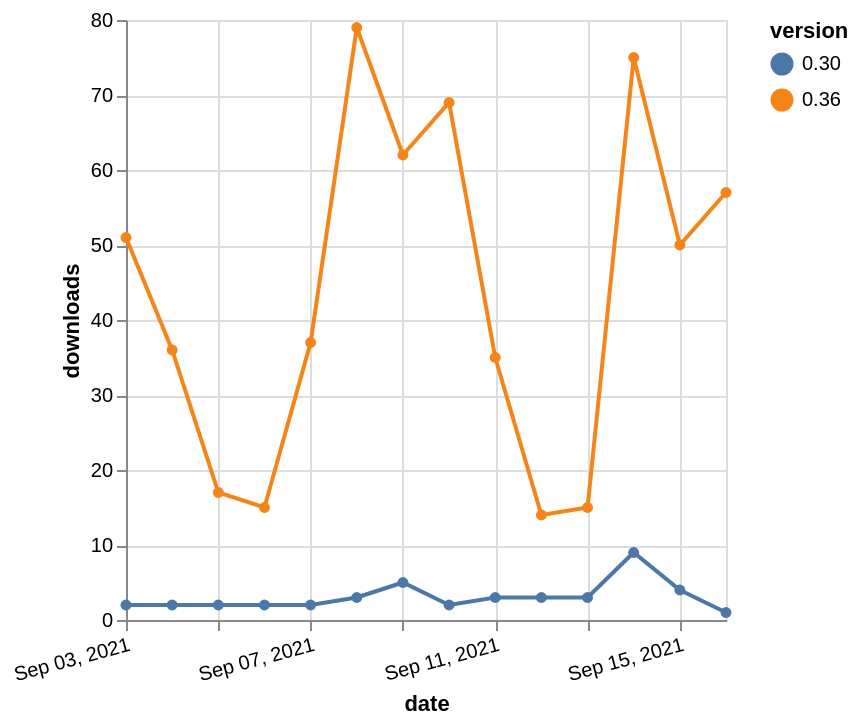

The specification (Vega-Lite) saved for this image:
### Vega-Lite specification from a JSON file in a GitHub repository (floating-point values rounded to 4 significant figures)
{"$schema": "https://vega.github.io/schema/vega-lite/v5.json", "description": "A simple bar chart with embedded data.", "data": {"values": [{"date": "2021-09-03", "total": 12252, "delta": 2, "version": "0.30"}, {"date": "2021-09-04", "total": 12254, "delta": 2, "version": "0.30"}, {"date": "2021-09-05", "total": 12256, "delta": 2, "version": "0.30"}, {"date": "2021-09-06", "total": 12258, "delta": 2, "version": "0.30"}, {"date": "2021-09-07", "total": 12260, "delta": 2, "version": "0.30"}, {"date": "2021-09-08", "total": 12263, "delta": 3, "version": "0.30"}, {"date": "2021-09-09", "total": 12268, "delta": 5, "version": "0.30"}, {"date": "2021-09-10", "total": 12270, "delta": 2, "version": "0.30"}, {"date": "2021-09-11", "total": 12273, "delta": 3, "version": "0.30"}, {"date": "2021-09-12", "total": 12276, "delta": 3, "version": "0.30"}, {"date": "2021-09-13", "total": 12279, "delta": 3, "version": "0.30"}, {"date": "2021-09-14", "total": 12288, "delta": 9, "version": "0.30"}, {"date": "2021-09-15", "total": 12292, "delta": 4, "version": "0.30"}, {"date": "2021-09-16", "total": 12293, "delta": 1, "version": "0.30"}, {"date": "2021-09-03", "total": 59668, "delta": 51, "version": "0.36"}, {"date": "2021-09-04", "total": 59704, "delta": 36, "version": "0.36"}, {"date": "2021-09-05", "total": 59721, "delta": 17, "version": "0.36"}, {"date": "2021-09-06", "total": 59736, "delta": 15, "version": "0.36"}, {"date": "2021-09-07", "total": 59773, "delta": 37, "version": "0.36"}, {"date": "2021-09-08", "total": 59852, "delta": 79, "version": "0.36"}, {"date": "2021-09-09", "total": 59914, "delta": 62, "version": "0.36"}, {"date": "2021-09-10", "total": 59983, "delta": 69, "version": "0.36"}, {"date": "2021-09-11", "total": 60018, "delta": 35, "version": "0.36"}, {"date": "2021-09-12", "total": 60032, "delta": 14, "version": "0.36"}, {"date": "2021-09-13", "total": 60047, "delta": 15, "version": "0.36"}, {"date": "2021-09-14", "total": 60122, "delta": 75, "version": "0.36"}, {"date": "2021-09-15", "total": 60172, "delta": 50, "version": "0.36"}, {"date": "2021-09-16", "total": 60229, "delta": 57, "version": "0.36"}]}, "width": "container", "mark": {"type": "line", "point": {"filled": true}}, "encoding": {"x": {"field": "date", "type": "temporal", "timeUnit": "yearmonthdate", "title": "date", "axis": {"labelAngle": -15}}, "y": {"field": "delta", "type": "quantitative", "title": "downloads"}, "color": {"field": "version", "type": "nominal"}, "tooltip": {"field": "delta"}}}
